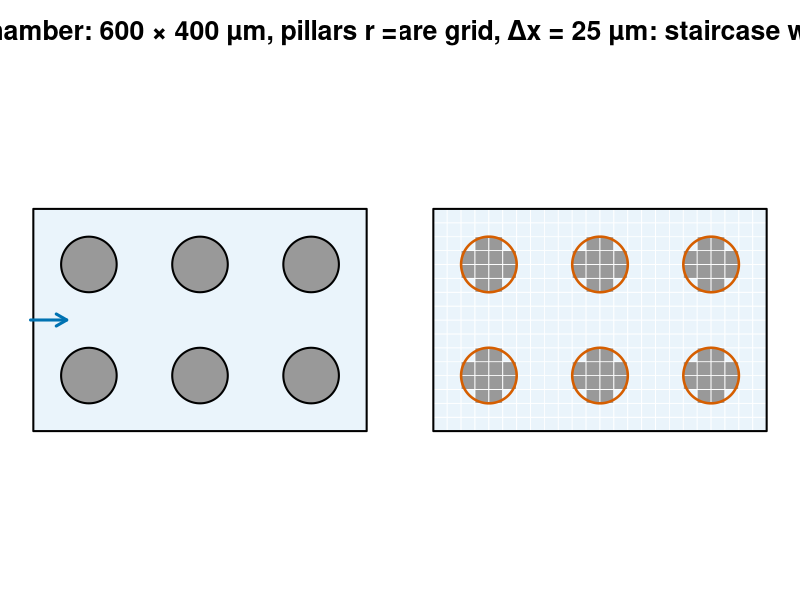
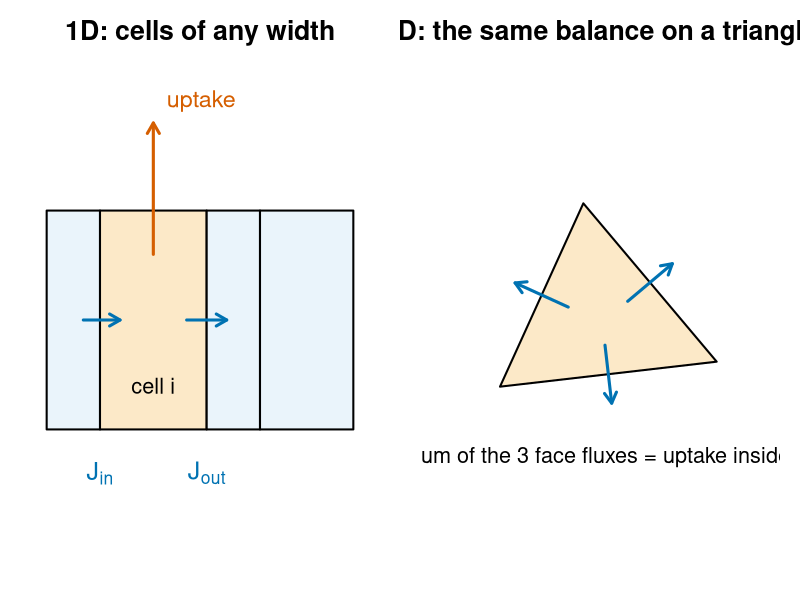
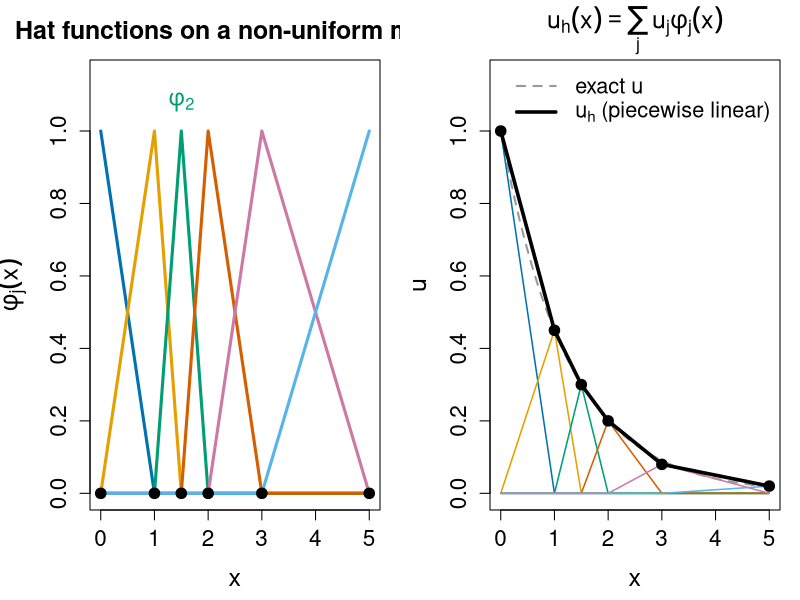
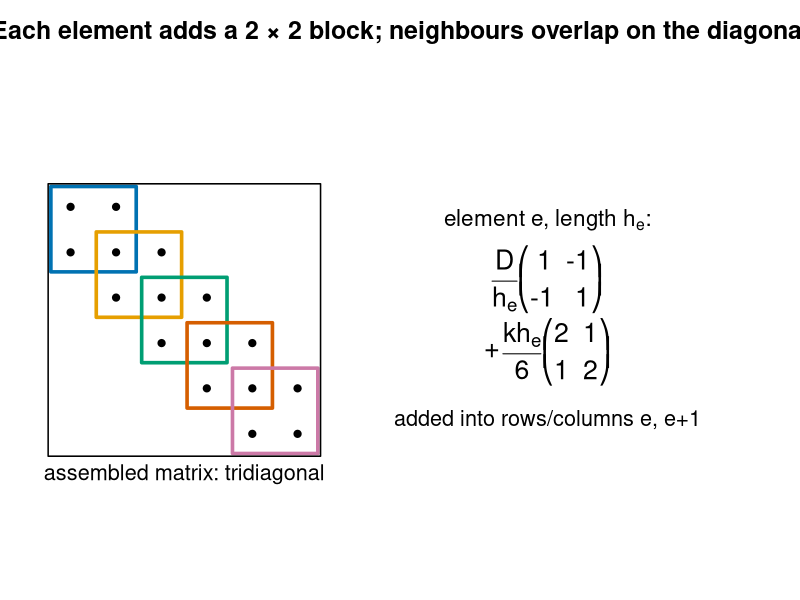
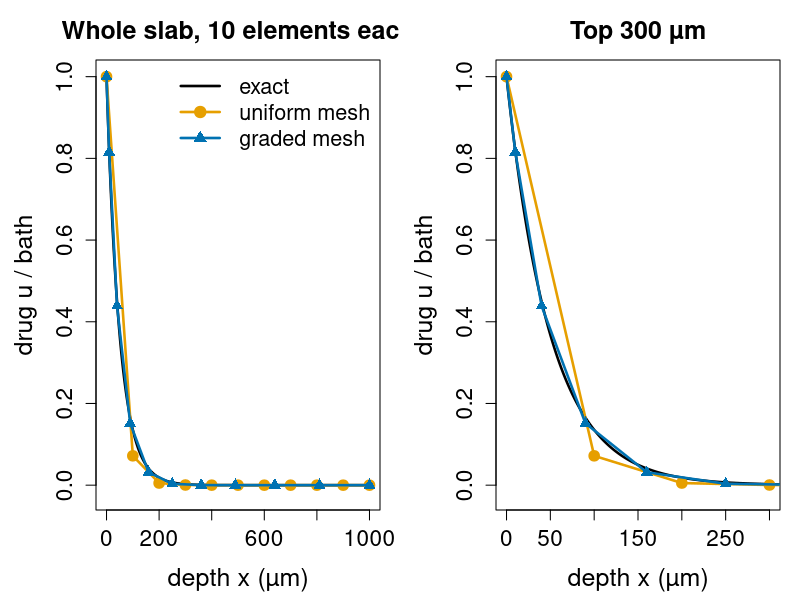
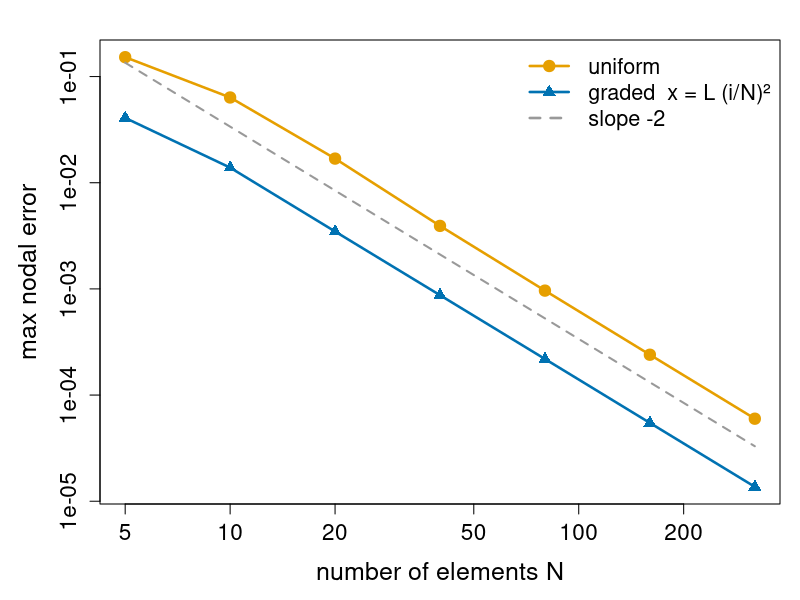
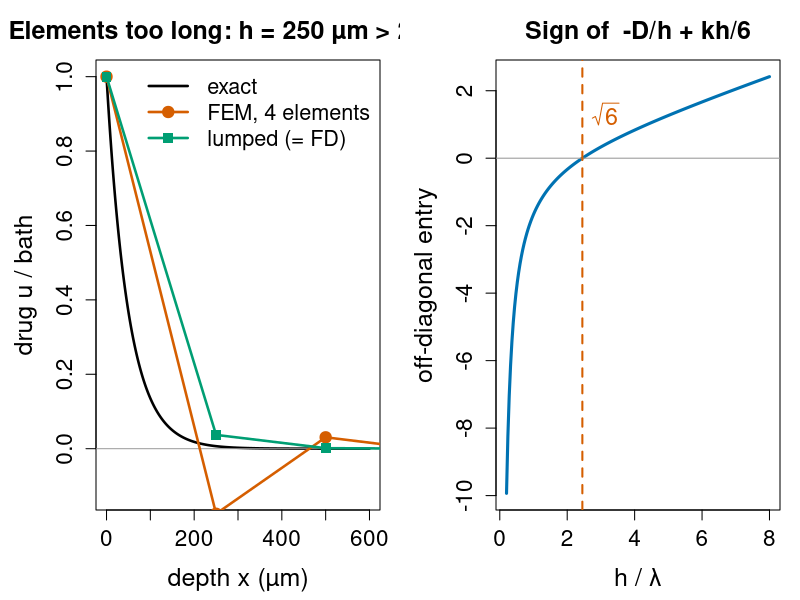
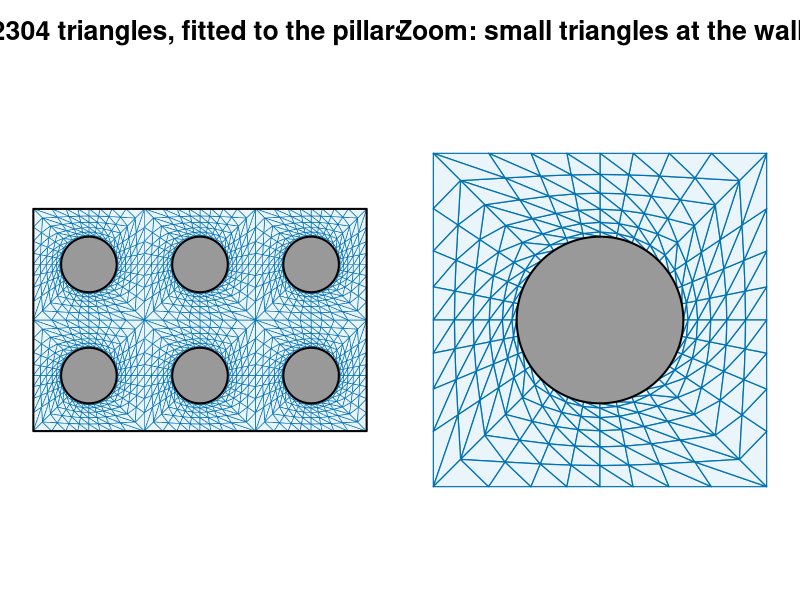

These charts were generated, in order, by the following R code:
# Figures for the fem-outlook/ unit ("Beyond rectangles: finite elements and flow").
#
# Re-run by hand from this folder (it is NOT run by `quarto render`):
#   cd fem-outlook && Rscript make-fem-outlook-figs.R
#
# Base R graphics only (grDevices::svg). Colours are Okabe-Ito (colour-blind
# safe). Runs in a few seconds. Units: um and s throughout.
#
# Running examples (our own round numbers; all "data" are synthetic):
#   * culture chamber 600 x 400 um with a 3 x 2 array of round pillars,
#     radius 50 um, centres 200 um apart.
#   * drug diffusing into a hydrogel slab of thickness L = 1000 um with uptake
#     by embedded cells: -(D u')' + k u = 0, D = 100 um^2/s, k = 0.04 /s,
#     u(0) = 1 (bath), u'(L) = 0 (dish bottom). Length scale lambda = 50 um.
#   * Poiseuille flow between plates 100 um apart, mean speed 1000 um/s
#     (the T-sensor numbers of "Flow plus diffusion").
# Makes:
#   fig01-staircase.svg   chamber with pillars on a square grid: staircase walls
#   fig02-finite-volume.svg  conservation per cell: 1D row and a 2D triangle
#   fig03-hats.svg        hat functions on a non-uniform mesh, and their sum
#   fig04-assembly.svg    2 x 2 element matrices adding up to a tridiagonal one
#   fig05-slab.svg        hydrogel slab: exact profile, uniform vs graded mesh
#   fig06-error.svg       max nodal error vs number of elements, log-log
#   fig07-negative.svg    too-coarse mesh: negative concentration
#   fig08-mesh2d.svg      triangle mesh of the pillar chamber, graded at pillars
#   fig09-poiseuille.svg  Poiseuille profile across a channel, FEM nodes on it

oi <- c(orange = "#E69F00", sky = "#56B4E9", green = "#009E73",
        yellow = "#F0E442", blue = "#0072B2", red = "#D55E00",
        purple = "#CC79A7", grey = "#999999", black = "#000000")
um <- "µm"
par_big <- function(...) par(cex.lab = 1.5, cex.axis = 1.35, cex.main = 1.5, ...)

## ---- solver (same code as on the slides) -------------------------------------

thomas <- function(a, b, c, d) {                 # from "Implicit schemes ..."
  n <- length(d)
  for (i in 2:n) { w <- a[i] / b[i - 1]; b[i] <- b[i] - w * c[i - 1]; d[i] <- d[i] - w * d[i - 1] }
  x <- numeric(n); x[n] <- d[n] / b[n]
  for (i in (n - 1):1) x[i] <- (d[i] - c[i] * x[i + 1]) / b[i]
  x
}
assemble <- function(x, D, k, f = 0, lumped = FALSE) {
  n <- length(x); h <- diff(x)
  D <- rep_len(D, n - 1); k <- rep_len(k, n - 1); f <- rep_len(f, n - 1)
  di <- numeric(n); off <- numeric(n - 1); b <- numeric(n)
  for (e in 1:(n - 1)) {
    kd <- D[e] / h[e] + k[e] * h[e] * (if (lumped) 1 / 2 else 1 / 3)
    ko <- -D[e] / h[e] + k[e] * h[e] * (if (lumped) 0 else 1 / 6)
    di[e:(e + 1)] <- di[e:(e + 1)] + kd
    off[e] <- off[e] + ko
    b[e:(e + 1)] <- b[e:(e + 1)] + f[e] * h[e] / 2
  }
  list(di = di, off = off, b = b)
}
fem1d <- function(x, D, k, f = 0, u0 = 1, lumped = FALSE) {
  S <- assemble(x, D, k, f, lumped); off <- S$off
  rhs <- S$b[-1]; rhs[1] <- rhs[1] - off[1] * u0
  c(u0, thomas(off, S$di[-1], c(off[-1], 0), rhs))
}

L <- 1000; D <- 100; k <- 0.04; lam <- sqrt(D / k)
exact <- function(x) cosh((L - x) / lam) / cosh(L / lam)

## ---- chamber geometry ----------------------------------------------------------

W <- 600; H <- 400; R <- 50
cx <- c(100, 300, 500); cy <- c(100, 300)
centres <- expand.grid(x = cx, y = cy)
in_pillar <- function(x, y) {
  d2 <- outer(x, centres$x, "-")^2 + outer(y, centres$y, "-")^2
  apply(d2 <= R^2, 1, any)
}
draw_pillars <- function(col = oi["grey"], border = oi["black"]) {
  th <- seq(0, 2 * pi, length.out = 200)
  for (i in seq_len(nrow(centres)))
    polygon(centres$x[i] + R * cos(th), centres$y[i] + R * sin(th),
            col = col, border = border, lwd = 2)
}

## ---- fig01: staircase ------------------------------------------------------------

svg("fig01-staircase.svg", width = 12, height = 4.6)
par(mfrow = c(1, 2), mar = c(1, 1, 3, 1))
plot(NA, xlim = c(0, W), ylim = c(0, H), asp = 1, axes = FALSE, xlab = "", ylab = "")
title(paste0("The chamber: 600 × 400 ", um, ", pillars r = 50 ", um), cex.main = 1.6)
rect(0, 0, W, H, col = "#EAF4FB", border = oi["black"], lwd = 2)
draw_pillars()
arrows(-5, 200, 60, 200, length = 0.12, lwd = 3, col = oi["blue"])

hgrid <- 25
plot(NA, xlim = c(0, W), ylim = c(0, H), asp = 1, axes = FALSE, xlab = "", ylab = "")
title(paste0("Square grid, Δx = ", hgrid, " ", um, ": staircase walls"), cex.main = 1.6)
xs <- seq(hgrid / 2, W - hgrid / 2, by = hgrid); ys <- seq(hgrid / 2, H - hgrid / 2, by = hgrid)
G <- expand.grid(x = xs, y = ys)
solid <- in_pillar(G$x, G$y)
rect(G$x - hgrid / 2, G$y - hgrid / 2, G$x + hgrid / 2, G$y + hgrid / 2,
     col = ifelse(solid, oi["grey"], "#EAF4FB"), border = "white", lwd = 0.8)
th <- seq(0, 2 * pi, length.out = 200)
for (i in seq_len(nrow(centres)))
  lines(centres$x[i] + R * cos(th), centres$y[i] + R * sin(th), col = oi["red"], lwd = 2.5)
rect(0, 0, W, H, border = oi["black"], lwd = 2)
invisible(dev.off())

## ---- fig02: finite volumes -----------------------------------------------------

svg("fig02-finite-volume.svg", width = 12, height = 4.2)
par(mfrow = c(1, 2), mar = c(1, 1, 3, 1))
plot(NA, xlim = c(0, 5), ylim = c(0, 2.2), axes = FALSE, xlab = "", ylab = "")
title("1D: cells of any width", cex.main = 1.6)
edges <- c(0.2, 1.0, 2.6, 3.4, 4.8)
for (i in 1:4) rect(edges[i], 0.6, edges[i + 1], 1.6,
                    col = if (i == 2) "#FCE9C8" else "#EAF4FB", border = oi["black"], lwd = 2)
arrows(0.75, 1.1, 1.3, 1.1, lwd = 3, length = 0.12, col = oi["blue"])
arrows(2.3, 1.1, 2.9, 1.1, lwd = 3, length = 0.12, col = oi["blue"])
arrows(1.8, 1.4, 1.8, 2.0, lwd = 3, length = 0.12, col = oi["red"])
text(1.0, 0.4, expression(J["in"]), cex = 1.5, col = oi["blue"])
text(2.6, 0.4, expression(J["out"]), cex = 1.5, col = oi["blue"])
text(2.0, 2.1, "uptake", cex = 1.4, col = oi["red"], adj = 0)
text(1.8, 0.8, "cell i", cex = 1.3)

plot(NA, xlim = c(0, 4), ylim = c(-0.6, 3), asp = 1, axes = FALSE, xlab = "", ylab = "")
title("2D: the same balance on a triangle", cex.main = 1.6)
P <- rbind(c(0.8, 0.4), c(3.4, 0.7), c(1.8, 2.6))
polygon(P, col = "#FCE9C8", border = oi["black"], lwd = 2)
for (s in 1:3) {
  a <- P[s, ]; b <- P[s %% 3 + 1, ]; m <- (a + b) / 2
  t <- b - a; nrm <- c(t[2], -t[1]) / sqrt(sum(t^2))
  arrows(m[1] - 0.35 * nrm[1], m[2] - 0.35 * nrm[2], m[1] + 0.35 * nrm[1], m[2] + 0.35 * nrm[2],
         lwd = 3, length = 0.12, col = oi["blue"])
}
text(2.0, -0.45, "sum of the 3 face fluxes = uptake inside", cex = 1.3)
invisible(dev.off())

## ---- fig03: hat functions --------------------------------------------------------

svg("fig03-hats.svg", width = 12, height = 4.6)
par(mfrow = c(1, 2), mar = c(4.5, 4.5, 3, 1)); par_big()
xn <- c(0, 1, 1.5, 2, 3, 5)
cols <- c(oi["blue"], oi["orange"], oi["green"], oi["red"], oi["purple"], oi["sky"])
plot(NA, xlim = range(xn), ylim = c(0, 1.15), xlab = "x", ylab = expression(phi[j](x)))
title("Hat functions on a non-uniform mesh", cex.main = 1.5)
for (j in seq_along(xn)) {
  y <- as.numeric(seq_along(xn) == j)
  lines(xn, y, col = cols[j], lwd = 3)
}
points(xn, rep(0, length(xn)), pch = 19, cex = 1.4)
text(1.5, 1.08, expression(phi[2]), cex = 1.4, col = oi["green"])
uj <- c(1, 0.45, 0.3, 0.2, 0.08, 0.02)
xf <- seq(0, 5, length.out = 400)
plot(xf, exp(-0.8 * xf), type = "l", lwd = 2, lty = 2, col = oi["grey"],
     xlab = "x", ylab = "u", ylim = c(0, 1.15))
title(expression(u[h](x) == sum(u[j] * phi[j](x), j)), cex.main = 1.5)
for (j in seq_along(xn)) {
  y <- uj[j] * as.numeric(seq_along(xn) == j)
  lines(xn, y, col = cols[j], lwd = 1.5)
}
lines(xn, uj, lwd = 3.5, col = oi["black"])
points(xn, uj, pch = 19, cex = 1.4)
legend("topright", c("exact u", expression(u[h]~"(piecewise linear)")), lty = c(2, 1),
       lwd = c(2, 3.5), col = c(oi["grey"], oi["black"]), bty = "n", cex = 1.3)
invisible(dev.off())

## ---- fig04: assembly -----------------------------------------------------------

svg("fig04-assembly.svg", width = 11, height = 4.8)
par(mar = c(1, 1, 3, 1))
n <- 6
plot(NA, xlim = c(0, 15.5), ylim = c(-0.5, n + 0.5), axes = FALSE, xlab = "", ylab = "", asp = 1)
title("Each element adds a 2 × 2 block; neighbours overlap on the diagonal", cex.main = 1.5)
ecol <- c(oi["blue"], oi["orange"], oi["green"], oi["red"], oi["purple"])
## element blocks, offset a little so overlap is visible
for (e in 1:(n - 1)) {
  x0 <- e - 1; y0 <- n - e - 1
  rect(x0 + 0.06, y0 + 0.06, x0 + 1.94, y0 + 1.94, border = ecol[e], lwd = 3.5)
}
for (i in 1:n) for (j in 1:n) if (abs(i - j) <= 1)
  text(j - 0.5, n - i + 0.5, if (i == j) "•" else "•", cex = 2)
rect(0, 0, n, n, border = oi["black"], lwd = 1.5)
text(n / 2, -0.4, "assembled matrix: tridiagonal", cex = 1.3)
## element matrix
text(11, 5.2, expression("element e, length " * h[e] * ":"), cex = 1.35)
text(11, 3.9, expression(frac(D, h[e]) * bgroup("(", atop(" 1  -1", "-1   1"), ")")), cex = 1.6)
text(11, 2.3, expression(+ frac(k * h[e], 6) * bgroup("(", atop("2  1", "1  2"), ")")), cex = 1.6)
text(11, 0.8, "added into rows/columns e, e+1", cex = 1.3)
invisible(dev.off())

## ---- fig05: slab profiles --------------------------------------------------------

xu <- seq(0, L, length.out = 11); xg <- L * (0:10 / 10)^2
uu <- fem1d(xu, D, k); ug <- fem1d(xg, D, k)
svg("fig05-slab.svg", width = 12, height = 4.8)
par(mfrow = c(1, 2), mar = c(4.5, 4.8, 3, 1)); par_big()
xf <- seq(0, L, length.out = 1000)
for (zoom in c(FALSE, TRUE)) {
  xl <- if (zoom) c(0, 300) else c(0, L)
  plot(xf, exact(xf), type = "l", lwd = 2.5, col = oi["black"], xlim = xl, ylim = c(-0.02, 1),
       xlab = paste0("depth x (", um, ")"), ylab = "drug u / bath")
  title(if (zoom) "Top 300 µm" else "Whole slab, 10 elements each", cex.main = 1.5)
  lines(xu, uu, col = oi["orange"], lwd = 2.5, type = "o", pch = 19, cex = 1.2)
  lines(xg, ug, col = oi["blue"], lwd = 2.5, type = "o", pch = 17, cex = 1.2)
  if (!zoom) legend("topright", c("exact", "uniform mesh", "graded mesh"),
                    col = c(oi["black"], oi["orange"], oi["blue"]), lwd = 2.5,
                    pch = c(NA, 19, 17), bty = "n", cex = 1.3)
}
invisible(dev.off())

## ---- fig06: error vs N -------------------------------------------------------------

Ns <- c(5, 10, 20, 40, 80, 160, 320)
err <- t(sapply(Ns, function(N) {
  xu <- seq(0, L, length.out = N + 1); xg <- L * (0:N / N)^2
  c(max(abs(fem1d(xu, D, k) - exact(xu))), max(abs(fem1d(xg, D, k) - exact(xg))))
}))
svg("fig06-error.svg", width = 8, height = 5.2)
par(mar = c(4.8, 5, 2, 1)); par_big()
plot(Ns, err[, 1], log = "xy", type = "o", pch = 19, lwd = 2.5, col = oi["orange"], cex = 1.3,
     xlab = "number of elements N", ylab = "max nodal error", ylim = range(err))
lines(Ns, err[, 2], type = "o", pch = 17, lwd = 2.5, col = oi["blue"], cex = 1.3)
lines(Ns, 0.5 * err[3, 1] * (Ns / Ns[3])^-2, lty = 2, col = oi["grey"], lwd = 2)
legend("topright", c("uniform", "graded  x = L (i/N)²", "slope -2"),
       col = c(oi["orange"], oi["blue"], oi["grey"]), lty = c(1, 1, 2),
       pch = c(19, 17, NA), lwd = 2.5, bty = "n", cex = 1.3)
invisible(dev.off())

## ---- fig07: negative concentration --------------------------------------------------

svg("fig07-negative.svg", width = 12, height = 4.6)
par(mfrow = c(1, 2), mar = c(4.5, 4.8, 3, 1)); par_big()
xf <- seq(0, 600, length.out = 600)
x4 <- seq(0, L, length.out = 5); x8 <- seq(0, L, length.out = 9)
plot(xf, exact(xf), type = "l", lwd = 2.5, xlim = c(0, 600), ylim = c(-0.12, 1),
     xlab = paste0("depth x (", um, ")"), ylab = "drug u / bath")
abline(h = 0, col = oi["grey"])
title("Elements too long: h = 250 µm > 2.45 λ", cex.main = 1.5)
lines(x4, fem1d(x4, D, k), type = "o", pch = 19, lwd = 2.5, col = oi["red"], cex = 1.3)
lines(x4, fem1d(x4, D, k, lumped = TRUE), type = "o", pch = 15, lwd = 2.5, col = oi["green"], cex = 1.3)
legend("topright", c("exact", "FEM, 4 elements", "lumped (= FD)"),
       col = c(oi["black"], oi["red"], oi["green"]), lwd = 2.5, pch = c(NA, 19, 15), bty = "n", cex = 1.3)
hs <- seq(10, 400, by = 2)
plot(hs / lam, -D / hs + k * hs / 6, type = "l", lwd = 3, col = oi["blue"],
     xlab = "h / λ", ylab = "off-diagonal entry")
abline(h = 0, col = oi["grey"]); abline(v = sqrt(6), lty = 2, lwd = 2, col = oi["red"])
text(sqrt(6), 1.2, expression(sqrt(6)), pos = 4, cex = 1.4, col = oi["red"])
title("Sign of  -D/h + kh/6", cex.main = 1.5)
invisible(dev.off())

## ---- fig08: 2D triangle mesh -----------------------------------------------------

## O-grid around each pillar: blend circle and square cell boundary, graded
## towards the pillar; split each quadrilateral into two triangles.
svg("fig08-mesh2d.svg", width = 12, height = 4.6)
par(mfrow = c(1, 2), mar = c(1, 1, 3, 1))
mesh_cell <- function(x0, y0, a = 100, r = R, M = 32, Rn = 6, grade = 1.6) {
  th <- 2 * pi * (0:(M - 1)) / M          # M divisible by 8: corners included
  s <- ((0:Rn) / Rn)^grade
  sq <- cbind(cos(th), sin(th)) / pmax(abs(cos(th)), abs(sin(th))) * a
  ci <- cbind(cos(th), sin(th)) * r
  X <- outer(1 - s, ci[, 1]) + outer(s, sq[, 1]) + x0
  Y <- outer(1 - s, ci[, 2]) + outer(s, sq[, 2]) + y0
  tris <- list()
  for (i in 1:Rn) for (j in 1:M) {
    j2 <- j %% M + 1
    tris[[length(tris) + 1]] <- cbind(c(X[i, j], X[i + 1, j], X[i + 1, j2]),
                                      c(Y[i, j], Y[i + 1, j], Y[i + 1, j2]))
    tris[[length(tris) + 1]] <- cbind(c(X[i, j], X[i + 1, j2], X[i, j2]),
                                      c(Y[i, j], Y[i + 1, j2], Y[i, j2]))
  }
  tris
}
alltris <- list()
for (i in seq_len(nrow(centres))) alltris <- c(alltris, mesh_cell(centres$x[i], centres$y[i]))
plot(NA, xlim = c(0, W), ylim = c(0, H), asp = 1, axes = FALSE, xlab = "", ylab = "")
title(paste(length(alltris), "triangles, fitted to the pillars"), cex.main = 1.6)
for (tr in alltris) polygon(tr, col = "#EAF4FB", border = oi["blue"], lwd = 0.6)
draw_pillars()
rect(0, 0, W, H, border = oi["black"], lwd = 2)
## zoom on one pillar
plot(NA, xlim = c(200, 400), ylim = c(200, 400), asp = 1, axes = FALSE, xlab = "", ylab = "")
title("Zoom: small triangles at the wall", cex.main = 1.6)
for (tr in mesh_cell(300, 300)) polygon(tr, col = "#EAF4FB", border = oi["blue"], lwd = 1.2)
th <- seq(0, 2 * pi, length.out = 200)
polygon(300 + R * cos(th), 300 + R * sin(th), col = oi["grey"], border = oi["black"], lwd = 2)
invisible(dev.off())
cat("triangles:", length(alltris), " grid cells in pillars (fig01):", sum(solid), "\n")

## ---- fig09: Poiseuille ---------------------------------------------------------------

w <- 100; ubar <- 1000; G <- 12 * ubar / w^2           # G = pressure gradient / viscosity
yh <- seq(0, w / 2, length.out = 6)
uh <- fem1d(yh, D = 1, k = 0, f = G, u0 = 0)            # half channel, symmetry at centre
svg("fig09-poiseuille.svg", width = 11, height = 4.6)
par(mfrow = c(1, 2), mar = c(4.5, 4.8, 3, 1)); par_big()
yf <- seq(0, w, length.out = 300)
plot(G / 2 * yf * (w - yf), yf, type = "l", lwd = 3, col = oi["blue"],
     xlab = paste0("speed (", um, "/s)"), ylab = paste0("y across channel (", um, ")"),
     xlim = c(0, 2100))
points(uh, yh, pch = 19, cex = 1.5, col = oi["red"])
abline(v = ubar, lty = 2, col = oi["grey"], lwd = 2)
text(ubar, 3, "mean", pos = 4, cex = 1.3, col = oi["grey"])
title("Straight channel: a parabola", cex.main = 1.5)
legend("topright", c("exact", "FEM, 5 elements"), col = c(oi["blue"], oi["red"]),
       lwd = c(3, NA), pch = c(NA, 19), bty = "n", cex = 1.2)
## sketch: pillars, no formula
par(mar = c(1, 1, 3, 1))
plot(NA, xlim = c(0, W), ylim = c(0, H), asp = 1, axes = FALSE, xlab = "", ylab = "")
title("Around pillars: no formula", cex.main = 1.5)
rect(0, 0, W, H, col = "#EAF4FB", border = oi["black"], lwd = 2)
draw_pillars()
for (yy in c(20, 200, 380)) arrows(10, yy, 60, yy, length = 0.1, lwd = 2.5, col = oi["blue"])
text(300, 200, "?", cex = 4, col = oi["red"])
invisible(dev.off())

cat("uniform/graded max err N=10:", err[2, ], "\n")
print(round(uh, 6))
